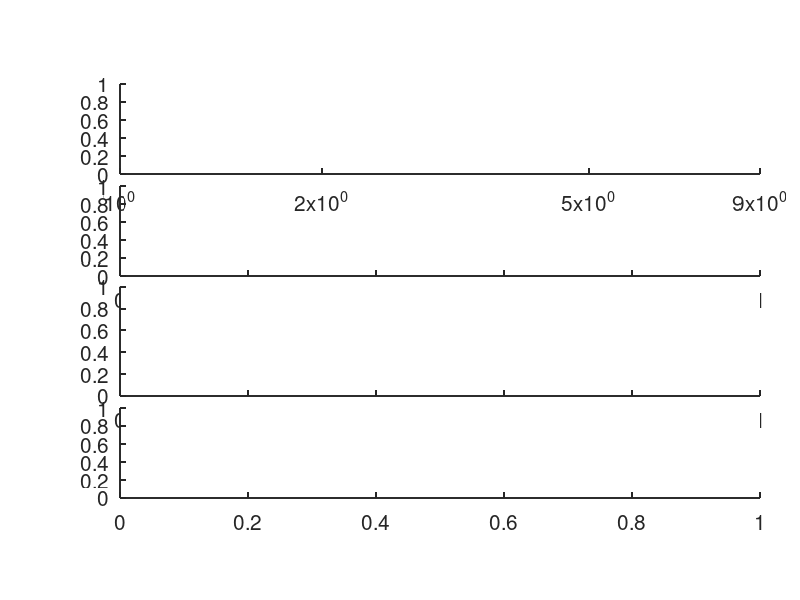

This chart was generated by the following MATLAB code: (Note: this script raises an error after producing the figure.)
%% Plot Fig 8A-D from Dewey and Shera (2023) JARO
close all;clear;clc;
load Dewey_2023_JARO_figs.mat

panels = [{'a'};{'b'};{'c'};{'d'}]; % panel letters
panelN = length(panels);
locs = [{'BM'};{'OHC'};{'TM'};{'EC'}]; % measurement locations
clrs = [{[28 82 172]/255}; {[237 118 194]/255}; {[255 148 0]/255}; {'r'}]; % plot colors
lws = [1.3 1.6 1.9 2.2 2.5 2.8 4.2]; % line widths

% Plot each panel
for p_i = 1:panelN
    panel = panels{p_i};
    loc = locs{p_i}; % location
    clr = clrs{p_i}; % color
    
    if strcmp(loc,'EC')
        recType = 'mic';
    else
        recType = 'vib';
    end
    
    % Get data
    fdps = 2*fig8.(genvarname(panel)).(genvarname(loc)).f1s - fig8.(genvarname(panel)).(genvarname(loc)).f2s; % DP frequency (Hz)
    L1s = fig8.(genvarname(panel)).(genvarname(loc)).L1s; % f1 level (dB SPL)
    L1N = length(L1s);

    f1_mag = fig8.(genvarname(panel)).(genvarname(loc)).(genvarname(recType)).f1.mag; % f1 response magnitude (nm or Pa RMS)
    f1_magC = fig8.(genvarname(panel)).(genvarname(loc)).(genvarname(recType)).f1.magC; % Clean f1 response magnitude

    f2_mag = fig8.(genvarname(panel)).(genvarname(loc)).(genvarname(recType)).f2.mag; % f2 response magnitude
    f2_magC = fig8.(genvarname(panel)).(genvarname(loc)).(genvarname(recType)).f2.magC; % Clean f2 response magnitude

    dp_mag = fig8.(genvarname(panel)).(genvarname(loc)).(genvarname(recType)).dp.mag; % DP response magnitude
    dp_magC = fig8.(genvarname(panel)).(genvarname(loc)).(genvarname(recType)).dp.magC; % Clean DP response magnitude
    dp_phi = fig8.(genvarname(panel)).(genvarname(loc)).(genvarname(recType)).dp.phi; % DP response phase (cycles)
    dp_phiC = fig8.(genvarname(panel)).(genvarname(loc)).(genvarname(recType)).dp.phiC; % Clean DP response phase
   
    % Set up figure
    h = figure('units','normalized','position',[.1+(p_i-1)/4.5 .1 .15 .75]);
    ax1 = axes('position', [.15 .71 .8 .15],'FontSize',15,'LineWidth', 1.4, 'box','off'); hold on;
    ax2 = axes('position', [.15 .54 .8 .15],'FontSize',15,'LineWidth', 1.4, 'box','off'); hold on;
    ax3 = axes('position', [.15 .34 .8 .182],'FontSize',15,'LineWidth', 1.4, 'box','off'); hold on;
    ax4 = axes('position', [.15 .17 .8 .15],'FontSize',15,'LineWidth', 1.4, 'box','off'); hold on;

    axes(ax1); % f2 mag
    xlim([1 9]); set(gca,'Xscale','log','Xtick',[1 2 5 9]);
    ax1.XAxis.Visible = 'off';

    if strcmp(loc,'EC')
        ylim([37 83])
    else
        ylim([-16 30]);
    end

    set(gca,'Ytick',-100:20:100);
    ax1.YAxis.MinorTick = 'on';
    ax1.YAxis.MinorTickValues = -100:10:100;
    ax1.YAxis.TickLength = [.02 .02];

    if p_i<4 && p_i>1
        set(gca,'YTickLabels',' ');
    end

    % Ratio axis
    pos = get(ax1,'position');
    pos(2) = pos(2) + .01;
    ax6 = axes('position',pos, 'box','off','LineWidth', 1.4, 'FontSize', 15,'Color','none','XAxisLocation', 'top','Color', 'none'); hold on;
    ax6.XAxis.TickLength = [.015 .015];  
    xlim([1 9]); set(gca,'Xscale','log','TickDir','out','Xtick',[1	2.25	3.857142857	6	9],'XMinorTick','off','XTickLabels',[])
    ax6.YAxis.Visible = 'off';
    ax6.XAxis.MinorTick = 'on';
    ax6.XAxis.MinorTickValues = [1 1.59 2.25 3 3.86 4.85 6 7.36 9];

    axes(ax2); % f1 mag
    xlim([1 9]);  set(gca,'Xscale','log','Xtick',[1 2 5 9]);
    ax2.XAxis.Visible = 'off';
    
    if strcmp(loc,'EC')
        ylim([37 83])
    else
        ylim([-16 30]);
    end

    set(gca,'Ytick',-100:20:100);
    ax2.YAxis.MinorTick = 'on';
    ax2.YAxis.MinorTickValues = -100:10:100;
    ax2.YAxis.TickLength = [.02 .02];

    if p_i<4 && p_i>1
        set(gca,'YTickLabels',' ');
    end
    
    axes(ax3); % DP mag
    xlim([1 9]); set(gca,'Xscale','log','Xtick',[1 2 5 9]);
    ax3.XAxis.Visible = 'off';

    if strcmp(loc,'EC')
        ylim([-14 40]);
    else
        ylim([-41 13]);
    end

    set(gca,'Ytick',-100:20:100);
    ax3.YAxis.MinorTick = 'on';
    ax3.YAxis.MinorTickValues = -100:10:100;
    ax3.YAxis.TickLength = [.02 .02];

    if p_i<4 && p_i>1
        set(gca,'YTickLabels',' ');
    end
    
    axes(ax4); % DP phase
    xlim([1 9]); set(gca,'Xscale','log','Xtick',[1 2 5 9]);
    ax4.XAxis.Visible = 'off';
    ylim([-5 0.5]); set(gca,'Ytick',-6:2:2);
    ax4.YAxis.MinorTick = 'on';
    ax4.YAxis.MinorTickValues = -8:1:2;
    ax4.YAxis.TickLength = [.02 .02];

    if p_i<4 && p_i>1
        set(gca,'YTickLabels',' ');
    end
    
    % X-axis
    pos = get(ax4,'position');
    pos(2) = pos(2) - .01;
    ax5 = axes('position',pos, 'box','off','LineWidth', 1.4, 'FontSize', 15,'Color','none'); hold on;
    ax5.XAxis.TickLength = [.015 .015];
    xlim([1 9]); 
    set(gca,'Xscale','log','Xtick',[1 2 5 9]);
    ax5.XAxis.MinorTick = 'on';
    ax5.YAxis.Visible = 'off';        

    % Plot data for each level
    for L1_i = [1 3 4 5 7]
        L1 = L1s(L1_i); % stimulus level
        lw = lws(L1_i); % line width

        if isequal(L1,60)
            lsty = '--'; % line style
        else
            lsty = '-';
        end

        if strcmp(loc, 'EC') % Ear canal
            
            axes(ax1); % f2 mag
            plot(fdps/1000, 20*log10(f2_magC(:,L1_i)/2e-5), 'LineStyle', lsty, 'LineWidth', lw, 'Color', 'k');
            
            axes(ax2); % f1 mag
            plot(fdps/1000, 20*log10(f1_magC(:,L1_i)/2e-5), 'LineStyle', lsty, 'LineWidth', lw, 'Color', [.7 .7 .7]);
            
            axes(ax3); % DP mag
            plot(fdps/1000, 20*log10(dp_magC(:,L1_i)/2e-5), 'LineStyle', lsty, 'LineWidth', lw, 'Color', clr);
            
            axes(ax4); % DP phase
            plot(fdps/1000, dp_phiC(:,L1_i), 'LineStyle', lsty, 'LineWidth', lw, 'Color', clr);

        else % Vibration
            
            axes(ax1); % f2 mag
            plot(fdps/1000, 20*log10(f2_magC(:,L1_i)), 'LineStyle', lsty, 'LineWidth', lw, 'Color', 'k');
            
            axes(ax2); % f1 mag
            plot(fdps/1000, 20*log10(f1_magC(:,L1_i)), 'LineStyle', lsty, 'LineWidth', lw, 'Color', [.7 .7 .7]);
            
            axes(ax3); % DP mag
            if L1==55 && strcmp(loc,'TM')
                plot(fdps(fdps>4000)/1000, 20*log10(dp_mag(fdps>4000,L1_i)), ':', 'LineWidth', 1.8, 'Color', clr);
            end
            if L1==45 && strcmp(loc,'OHC')
                plot(fdps(fdps>4000)/1000, 20*log10(dp_mag(fdps>4000,L1_i)), ':', 'LineWidth', 1.8, 'Color', clr);
            end
            
            plot(fdps/1000, 20*log10(dp_magC(:,L1_i)), 'LineStyle', lsty, 'LineWidth', lw, 'Color', clr);
            
            axes(ax4); % DP phase
            if L1 == 55 && strcmp(loc,'TM')
               plot(fdps(fdps>4000)/1000, dp_phi(fdps>4000,L1_i), ':', 'LineWidth', 1.8, 'Color', clr);
            end
            if L1 == 45 && strcmp(loc,'OHC')
               plot(fdps(fdps>4000)/1000, dp_phi(fdps>4000,L1_i), ':', 'LineWidth', 1.8, 'Color', clr);
            end

            plot(fdps/1000, dp_phiC(:,L1_i), '-', 'LineWidth', lw, 'Color', clr);
        end
    end
end